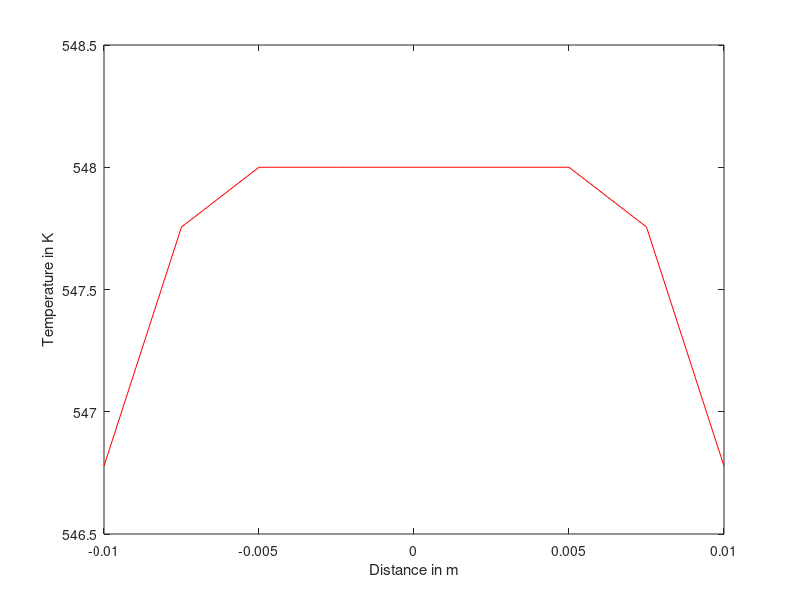

Here is the MATLAB script that generated this plot: (Note: this script raises an error after producing the figure.)
nodes = input('Enter no. of nodes');
t = 1.5;
Tinfi = 523;
qdot = 10^8;
l = 0.01;
deltax = l/(nodes-1);
T = linspace(523,523,nodes);
T = T';
alpha = 5*10^(-6);
h = 1100;
k = 30;
for d = 1:10
    deltat = fix(((k*deltax^2)/(2*alpha*(k + (h*deltax))))*10^d);
    if (deltat>=1 && deltat<10)
        deltat = deltat/10^d;
        break
    end
end
time = fix(t/deltat) + 1;
if (fix(t/deltat) ~= (t/deltat))
    time = time + 1;
end
lastdeltat = t - ((time-2)*deltat);
Tf = [time nodes];
for a = 1:nodes
    Tf(1, a) = T(a);
end
for j = 2:(time)
    if (j ~= time)
        % 1st node
        Tf(j, 1) = ((alpha*deltat/(deltax^2))*(2*Tf((j-1), 2)-2*Tf((j-1), 1))) + Tf((j-1), 1) + qdot*deltat*alpha/k;
        % 2 to nodes - 1
        for i = 2:(nodes-1)
            Tf(j, i) = ((alpha*deltat/(deltax^2))*(Tf((j-1), (i-1))+Tf((j-1), (i+1))-2*Tf((j-1), i))) + Tf((j-1), i) + qdot*deltat*alpha/k;
        end
        % last node
        Tf(j, nodes) = ((2*alpha*deltat/(deltax^2))*(Tf((j-1), (i-1)) + (h*deltax*Tinfi/k) + ((qdot*deltax^2)/(2*k)))) + (1-(2*alpha*deltat/deltax^2) - (2*h*alpha*deltat/(k*deltax)))*Tf((j-1), i);
    else 
        % 1st node
        Tf(j, 1) = ((alpha*lastdeltat/(deltax^2))*(2*Tf((j-1), 2)-2*Tf((j-1), 1))) + Tf((j-1), 1) + qdot*lastdeltat*alpha/k;
        % 2 to nodes - 1
        for i = 2:(nodes-1)
            Tf(j, i) = ((alpha*lastdeltat/(deltax^2))*(Tf((j-1), (i-1))+Tf((j-1), (i+1))-2*Tf((j-1), i))) + Tf((j-1), i) + qdot*lastdeltat*alpha/k;
        end
        % last node
        Tf(j, nodes) = ((2*alpha*lastdeltat/(deltax^2))*(Tf((j-1), (i-1)) + (h*deltax*Tinfi/k) + ((qdot*deltax^2)/(2*k)))) + (1-(2*alpha*lastdeltat/deltax^2) - (2*h*alpha*lastdeltat/(k*deltax)))*Tf((j-1), i);
    end
end

Tf

dist = 0:1:nodes-1;
dist = deltax*dist;
plot(dist, Tf(time, :), 'Color', 'r');
hold on;
plot(-dist, Tf(time, :), 'Color', 'r');
xlabel('Distance in m');
label = ylabel('Temperature in K');
label.Position(1) = -0.1; % change horizontal position of ylabel
title('Variation of Temperature with Length of the element at time 1.5s')
hold off;
figure;

timespan = 0:1:time-1;
timespan = deltat*timespan;
timespan(1, time) = lastdeltat + timespan(1, time-1);
plot(timespan, Tf(:, 1), 'Color', 'g', 'DisplayName', 'Temperature of Mid-plane node');
hold on;
plot(timespan, Tf(:, nodes), 'Color', 'b', 'DisplayName', 'Temperature of Surface node');
xlabel('Time in s');
label_h = ylabel('Temperature in K');
label_h.Position(1) = -0.15; % change horizontal position of ylabel
hold off;
title('Variation of Temperature with Time of Mid-plane node and surface node')